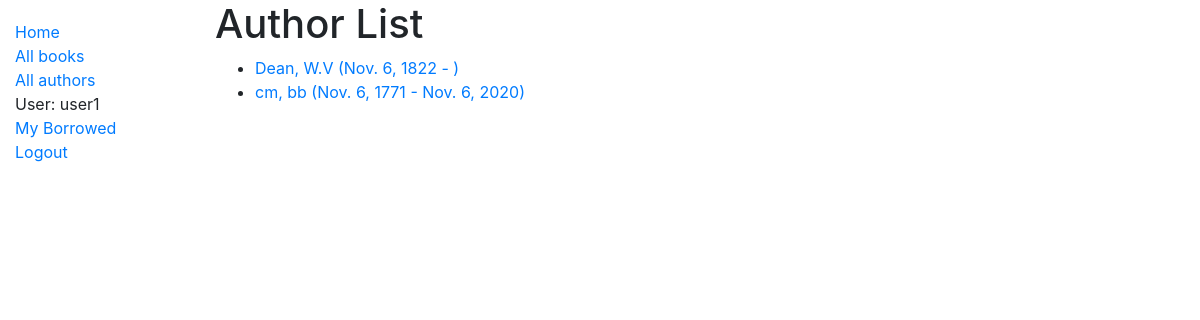
/catalog/author/ (signed in), run on the app's committed database.
### catalog/models.py (models this page shows)
class Author(models.Model):
    first_name = models.CharField(max_length=100)
    last_name = models.CharField(max_length=100)
    date_of_birth = models.DateField(null=True, blank=True)
    date_of_death = models.DateField('Died', null=True, blank=True)
    class Meta:
        ordering = ['last_name', 'first_name']
    def get_absolute_url(self):
        return reverse('author-detail', args=[str(self.id)])
    def __str__(self):
        return f'{self.last_name}, {self.first_name}'

### catalog/views.py (the view)
# urls.py: path('author/', views.AuthorListView.as_view(), name='authors'),
class AuthorListView(LoginRequiredMixin, generic.ListView):
    model = Author
    template_name = 'author_list.html'
    paginate_by = 2
    def get_queryset(self):
        return Author.objects.all()
    def get_context_data(self, **kwargs):
        context = super(AuthorListView, self).get_context_data(**kwargs)
        context['some_data'] = 'This is just some data'
        return context

### catalog/templates/author_list.html
{% extends "base_generic.html" %}
{% block content %}
  <h1>Author List</h1>
  {% if author_list %}
  <ul>
    {% for author in author_list %}
      <li>
        <a href="{{ author.get_absolute_url }}">
            {{ author }} ({% if author.date_of_birth %}{{ author.date_of_birth }}{% endif %} - {% if author.date_of_death %}{{ author.date_of_death }}{% endif %})</a>
      </li>
    {% endfor %}
  </ul>
  {% else %}
    <p>There are no authors in the library.</p>
  {% endif %}
{% endblock %}

### catalog/templates/base_generic.html (shortened to what this page needs)
<!DOCTYPE html>
<html lang="en">
<head>
    <link rel="stylesheet" href="https://cdn.jsdelivr.net/npm/bootstrap@4.5.3/dist/css/bootstrap.min.css"
>
    {% load static %}
    <link rel="stylesheet" href="{% static 'css/styles.css' %}">
</head>
<body>
<div class="container-fluid">
    <div class="row">
        <div class="col-sm-2">
            {% block sidebar %}
                <ul class="sidebar-nav">
                    <li><a href="{% url 'index' %}">Home</a></li>
                    <li><a href="{% url 'books' %}">All books</a></li>
                    <li><a href="{% url 'authors' %}">All authors</a></li>
                    {% if user.is_authenticated %}
                        <li>User: {{ user.get_username }}</li>
                        <li><a href="{% url 'my-borrowed' %}">My Borrowed</a></li>
                        <li><a href="{% url 'logout' %}?next={{ request.path }}">Logout</a></li>
                    {% else %}
                        <li><a href="{% url 'login' %}?next={{ request.path }}">Login</a></li>
                    {% endif %}
                </ul>
            {% endblock %}
        </div>
        <div class="col-sm-10 ">{% block content %}{% endblock %}</div>
    </div>
</div>
</body>
</html>

### catalog/static/css/styles.css (style rules this page uses)
.sidebar-nav { margin-top: 20px; padding: 0; list-style: none; }

### data on the page
Author: last_name+first_name "Dean, W.V", date_of_birth "Nov. 6, 1822"
Author: last_name+first_name "cm, bb", date_of_birth "Nov. 6, 1771", date_of_death "Nov. 6, 2020"

### other printed values
{{ user.get_username }} "user1"
